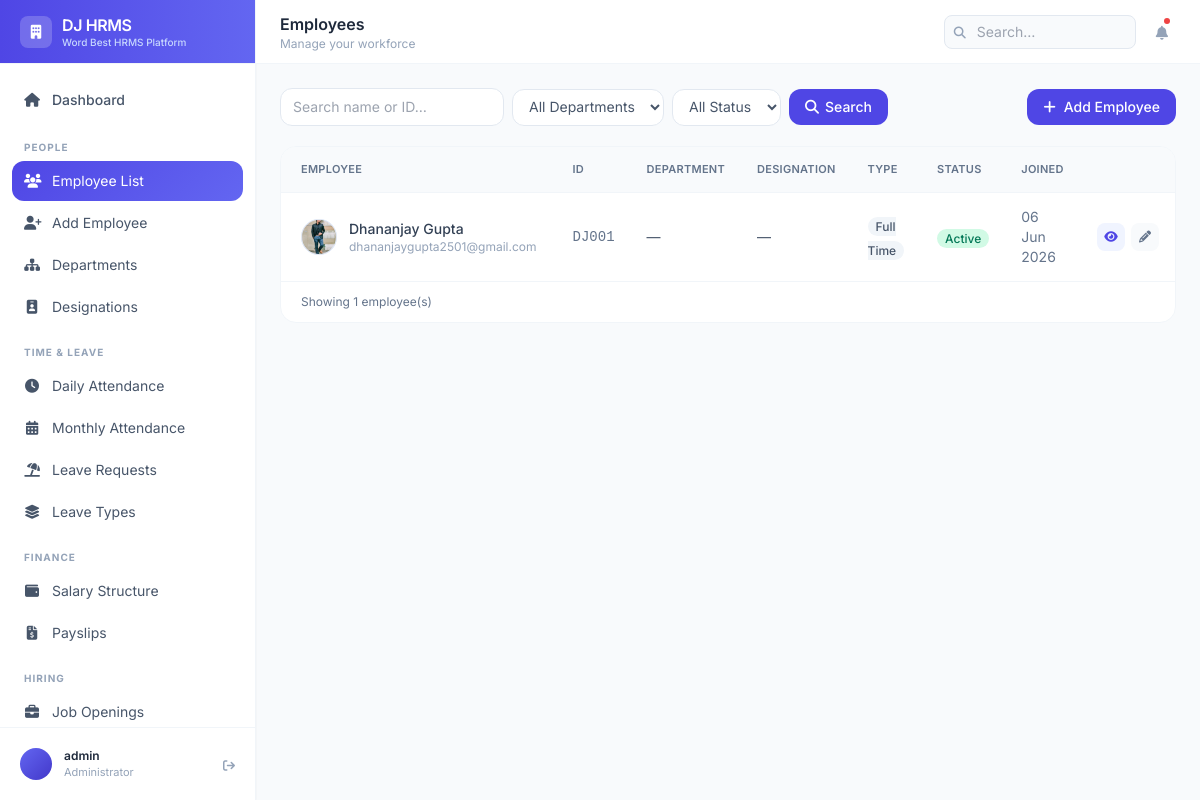
/employees/ (signed in), run on an earlier commit of the app's database.
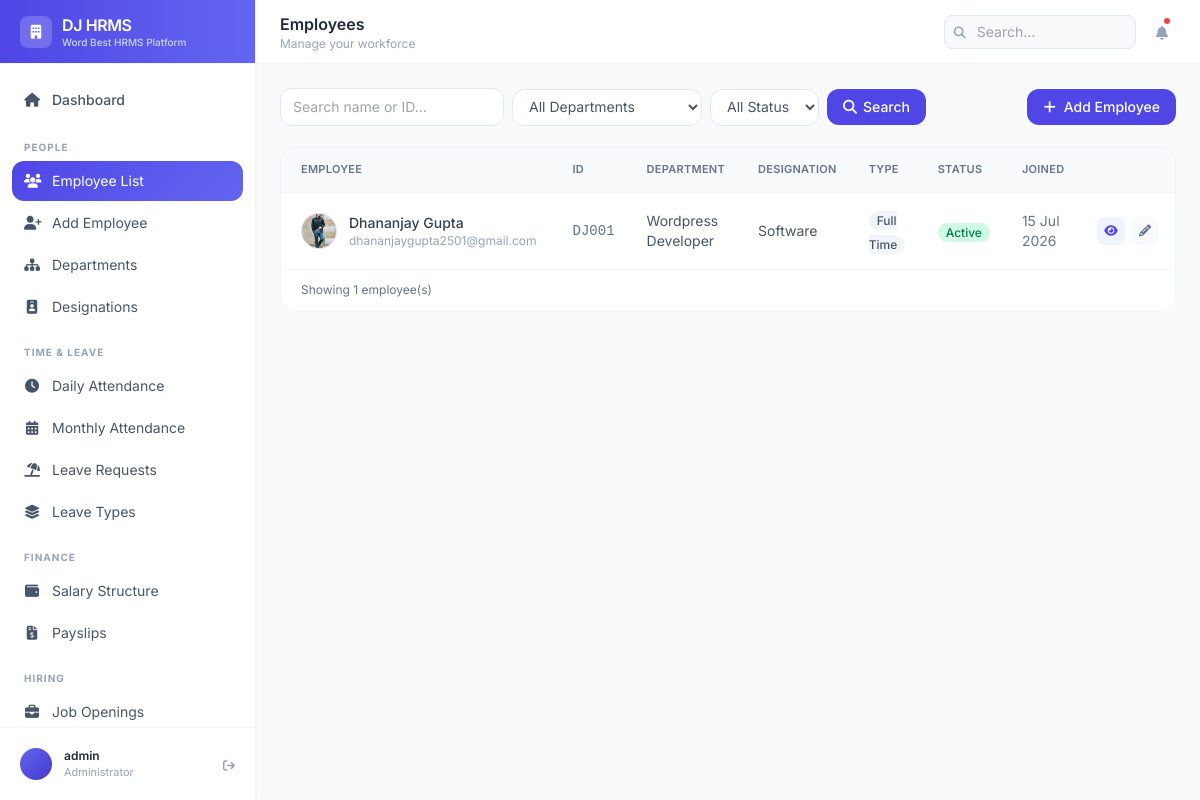
And on a later commit of the database.
### employees/models.py (models this page shows, shortened)
class Employee(models.Model):
    GENDER_CHOICES = [('M', 'Male'), ('F', 'Female'), ('O', 'Other')]
    STATUS_CHOICES = [
        ('active', 'Active'),
        ('inactive', 'Inactive'),
        ('on_leave', 'On Leave'),
        ('terminated', 'Terminated'),
    ]
    EMPLOYMENT_TYPE = [
        ('full_time', 'Full Time'),
        ('part_time', 'Part Time'),
        ('contract', 'Contract'),
        ('intern', 'Intern'),
    ]
    user = models.OneToOneField(User, on_delete=models.CASCADE, null=True, blank=True)
    employee_id = models.CharField(max_length=20, unique=True)
    first_name = models.CharField(max_length=50)
    last_name = models.CharField(max_length=50)
    email = models.EmailField(unique=True)
    phone = models.CharField(max_length=15, blank=True)
    date_of_birth = models.DateField(null=True, blank=True)
    gender = models.CharField(max_length=1, choices=GENDER_CHOICES, blank=True)
    photo = models.ImageField(upload_to='employee_photos/', null=True, blank=True)
    department = models.ForeignKey(Department, on_delete=models.SET_NULL, null=True, related_name='employees')
    designation = models.ForeignKey(Designation, on_delete=models.SET_NULL, null=True, related_name='employees')
    date_joined = models.DateField()
    employment_type = models.CharField(max_length=20, choices=EMPLOYMENT_TYPE, default='full_time')
    status = models.CharField(max_length=20, choices=STATUS_CHOICES, default='active')
    address = models.TextField(blank=True)
    emergency_contact_name = models.CharField(max_length=100, blank=True)
    emergency_contact_phone = models.CharField(max_length=15, blank=True)
    created_at = models.DateTimeField(auto_now_add=True)
    updated_at = models.DateTimeField(auto_now=True)
    @property
    def full_name(self):
        return f"{self.first_name} {self.last_name}"
    class Meta:
        ordering = ['first_name', 'last_name']

class Department(models.Model):
    name = models.CharField(max_length=100, unique=True)
    code = models.CharField(max_length=10, unique=True)
    description = models.TextField(blank=True)
    manager = models.ForeignKey(
        'Employee', on_delete=models.SET_NULL, null=True, blank=True,
        related_name='managed_department'
    )
    created_at = models.DateTimeField(auto_now_add=True)
    class Meta:
        ordering = ['name']

class Designation(models.Model):
    title = models.CharField(max_length=100, unique=True)
    department = models.ForeignKey(Department, on_delete=models.CASCADE, related_name='designations')
    level = models.PositiveSmallIntegerField(default=1)  # 1=junior, 5=senior
    class Meta:
        ordering = ['title']

### employees/views.py (the view)
# urls.py: path('employees/', views.employee_list, name='employee_list'),
@login_required
def employee_list(request):
    employees   = Employee.objects.select_related('department', 'designation').all()
    departments = Department.objects.all()
    dept_filter   = request.GET.get('department')
    status_filter = request.GET.get('status')
    search        = request.GET.get('search', '')
    if dept_filter:
        employees = employees.filter(department_id=dept_filter)
    if status_filter:
        employees = employees.filter(status=status_filter)
    if search:
        employees = employees.filter(
            Q(first_name__icontains=search)  |
            Q(last_name__icontains=search)   |
            Q(employee_id__icontains=search)
        )
    return render(request, 'employees/list.html', {
        'employees':   employees,
        'departments': departments,
    })

### templates/employees/list.html (shortened to what the changed rows need)
{% extends 'base.html' %}
{% block page_title %}Employees{% endblock %}
{% block content %}
<div class="bg-white rounded-2xl border border-slate-100 overflow-hidden">
  <div class="overflow-x-auto">
    <table class="w-full">
      <thead>
        <tr class="bg-slate-50 border-b border-slate-100">
          <th class="text-left text-[11px] font-semibold text-slate-500 uppercase tracking-wide px-5 py-3.5">Employee</th>
          <th class="text-left text-[11px] font-semibold text-slate-500 uppercase tracking-wide px-4 py-3.5">ID</th>
          <th class="text-left text-[11px] font-semibold text-slate-500 uppercase tracking-wide px-4 py-3.5">Department</th>
          <th class="text-left text-[11px] font-semibold text-slate-500 uppercase tracking-wide px-4 py-3.5">Designation</th>
          <th class="text-left text-[11px] font-semibold text-slate-500 uppercase tracking-wide px-4 py-3.5">Type</th>
          <th class="text-left text-[11px] font-semibold text-slate-500 uppercase tracking-wide px-4 py-3.5">Status</th>
          <th class="text-left text-[11px] font-semibold text-slate-500 uppercase tracking-wide px-4 py-3.5">Joined</th>
          <th class="px-4 py-3.5"></th>
        </tr>
      </thead>
      <tbody class="divide-y divide-slate-50">
        {% for emp in employees %}
        <tr class="hover:bg-slate-50/60 transition-colors">
          <td class="px-5 py-3.5">
            <div class="flex items-center gap-3">
              <div class="w-9 h-9 rounded-full flex items-center justify-center text-xs font-bold flex-shrink-0
                {% cycle 'bg-brand-100 text-brand-700' 'bg-emerald-100 text-emerald-700' 'bg-amber-100 text-amber-700' 'bg-purple-100 text-purple-700' 'bg-pink-100 text-pink-700' as colors %}">
                {% if emp.photo %}
  <img src="{{ emp.photo.url }}" alt="{{ emp.full_name }}"
    class="w-9 h-9 rounded-full object-cover flex-shrink-0 border border-slate-200">
{% endif %}
              </div>
              <div>
                <p class="text-slate-700 text-sm font-medium">{{ emp.full_name }}</p>
                <p class="text-slate-400 text-xs">{{ emp.email }}</p>
              </div>
            </div>
          </td>
          <td class="px-4 py-3.5 text-slate-500 text-sm font-mono">{{ emp.employee_id }}</td>
          <td class="px-4 py-3.5 text-slate-600 text-sm">{{ emp.department.name|default:"—" }}</td>
          <td class="px-4 py-3.5 text-slate-600 text-sm">{{ emp.designation.title|default:"—" }}</td>
          <td class="px-4 py-3.5">
            <span class="text-xs px-2 py-0.5 rounded-full font-medium bg-slate-100 text-slate-600">{{ emp.get_employment_type_display }}</span>
          </td>
          <td class="px-4 py-3.5">
            <span class="text-xs px-2 py-0.5 rounded-full font-medium
              {% if emp.status == 'active' %}bg-emerald-100 text-emerald-700
              {% elif emp.status == 'on_leave' %}bg-amber-100 text-amber-700
              {% elif emp.status == 'terminated' %}bg-red-100 text-red-600
              {% else %}bg-slate-100 text-slate-500{% endif %}">
              {{ emp.get_status_display }}
            </span>
          </td>
          <td class="px-4 py-3.5 text-slate-500 text-sm">{{ emp.date_joined|date:"d M Y" }}</td>
          <td class="px-4 py-3.5">
            <div class="flex items-center gap-1.5">
              <a href="{% url 'employee_detail' emp.pk %}" class="w-7 h-7 rounded-lg bg-brand-50 text-brand-600 hover:bg-brand-100 transition-colors flex items-center justify-center text-xs" title="View">
                <i class="fas fa-eye"></i>
              </a>
              <a href="{% url 'edit_employee' emp.pk %}" class="w-7 h-7 rounded-lg bg-slate-50 text-slate-500 hover:bg-slate-100 transition-colors flex items-center justify-center text-xs" title="Edit">
                <i class="fas fa-pencil"></i>
              </a>
            </div>
          </td>
        </tr>
        {% endfor %}
      </tbody>
    </table>
  </div>
</div>
{% endblock %}

What changed in the data, as far as the page shows it:
changed Employee "Dhananjay Gupta": department.name "—" → "Wordpress Developer"; designation "—" → "Software"; date_joined "06 Jun 2026" → "15 Jul 2026"
